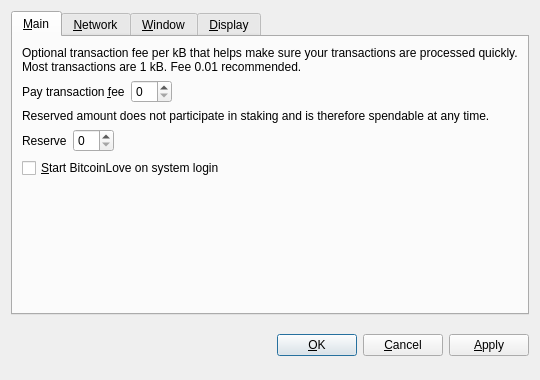
<?xml version="1.0" encoding="UTF-8"?>
<ui version="4.0">
 <class>OptionsDialog</class>
 <widget class="QDialog" name="OptionsDialog">
  <property name="geometry">
   <rect>
    <x>0</x>
    <y>0</y>
    <width>540</width>
    <height>380</height>
   </rect>
  </property>
  <property name="windowTitle">
   <string>Options</string>
  </property>
  <property name="modal">
   <bool>true</bool>
  </property>
  <layout class="QVBoxLayout" name="verticalLayout">
   <item>
    <widget class="QTabWidget" name="tabWidget">
     <property name="tabPosition">
      <enum>QTabWidget::North</enum>
     </property>
     <property name="currentIndex">
      <number>0</number>
     </property>
     <widget class="QWidget" name="tabMain">
      <attribute name="title">
       <string>&amp;Main</string>
      </attribute>
      <layout class="QVBoxLayout" name="verticalLayout_Main">
       <item>
        <widget class="QLabel" name="transactionFeeInfoLabel">
         <property name="text">
          <string>Optional transaction fee per kB that helps make sure your transactions are processed quickly. Most transactions are 1 kB. Fee 0.01 recommended.</string>
         </property>
         <property name="textFormat">
          <enum>Qt::PlainText</enum>
         </property>
         <property name="wordWrap">
          <bool>true</bool>
         </property>
        </widget>
       </item>
       <item>
        <layout class="QHBoxLayout" name="horizontalLayoutFee">
         <item>
          <widget class="QLabel" name="transactionFeeLabel">
           <property name="text">
            <string>Pay transaction &amp;fee</string>
           </property>
           <property name="textFormat">
            <enum>Qt::PlainText</enum>
           </property>
           <property name="buddy">
            <cstring>transactionFee</cstring>
           </property>
          </widget>
         </item>
         <item>
          <widget class="BitcoinAmountField" name="transactionFee"/>
         </item>
         <item>
          <spacer name="horizontalSpacerFee">
           <property name="orientation">
            <enum>Qt::Horizontal</enum>
           </property>
           <property name="sizeHint" stdset="0">
            <size>
             <width>40</width>
             <height>20</height>
            </size>
           </property>
          </spacer>
         </item>
        </layout>
       </item>
       <item>
        <widget class="QLabel" name="reserveBalanceInfoLabel">
         <property name="text">
          <string>Reserved amount does not participate in staking and is therefore spendable at any time.</string>
         </property>
         <property name="textFormat">
          <enum>Qt::PlainText</enum>
         </property>
         <property name="wordWrap">
          <bool>true</bool>
         </property>
        </widget>
       </item>
       <item>
        <layout class="QHBoxLayout" name="horizontalLayoutReserveBalance">
         <item>
          <widget class="QLabel" name="reserveBalanceLabel">
           <property name="text">
            <string>Reserve</string>
           </property>
           <property name="textFormat">
            <enum>Qt::PlainText</enum>
           </property>
           <property name="buddy">
            <cstring>reserveBalance</cstring>
           </property>
          </widget>
         </item>
         <item>
          <widget class="BitcoinAmountField" name="reserveBalance"/>
         </item>
         <item>
          <spacer name="horizontalSpacerReserveBalance">
           <property name="orientation">
            <enum>Qt::Horizontal</enum>
           </property>
           <property name="sizeHint" stdset="0">
            <size>
             <width>40</width>
             <height>20</height>
            </size>
           </property>
          </spacer>
         </item>
        </layout>
       </item>
       <item>
        <widget class="QCheckBox" name="bitcoinAtStartup">
         <property name="toolTip">
          <string>Automatically start BitcoinLove after logging in to the system.</string>
         </property>
         <property name="text">
          <string>&amp;Start BitcoinLove on system login</string>
         </property>
        </widget>
       </item>
       <item>
        <spacer name="verticalSpacer_Main">
         <property name="orientation">
          <enum>Qt::Vertical</enum>
         </property>
         <property name="sizeHint" stdset="0">
          <size>
           <width>20</width>
           <height>40</height>
          </size>
         </property>
        </spacer>
       </item>
      </layout>
     </widget>
     <widget class="QWidget" name="tabNetwork">
      <attribute name="title">
       <string>&amp;Network</string>
      </attribute>
      <layout class="QVBoxLayout" name="verticalLayout_Network">
       <item>
        <widget class="QCheckBox" name="mapPortUpnp">
         <property name="toolTip">
          <string>Automatically open the BitcoinLove client port on the router. This only works when your router supports UPnP and it is enabled.</string>
         </property>
         <property name="text">
          <string>Map port using &amp;UPnP</string>
         </property>
        </widget>
       </item>
       <item>
        <widget class="QCheckBox" name="connectSocks">
         <property name="toolTip">
          <string>Connect to the BitcoinLove network through a SOCKS proxy (e.g. when connecting through Tor).</string>
         </property>
         <property name="text">
          <string>&amp;Connect through SOCKS proxy:</string>
         </property>
        </widget>
       </item>
       <item>
        <layout class="QHBoxLayout" name="horizontalLayout_Network">
         <item>
          <widget class="QLabel" name="proxyIpLabel">
           <property name="text">
            <string>Proxy &amp;IP:</string>
           </property>
           <property name="textFormat">
            <enum>Qt::PlainText</enum>
           </property>
           <property name="buddy">
            <cstring>proxyIp</cstring>
           </property>
          </widget>
         </item>
         <item>
          <widget class="QValidatedLineEdit" name="proxyIp">
           <property name="maximumSize">
            <size>
             <width>140</width>
             <height>16777215</height>
            </size>
           </property>
           <property name="toolTip">
            <string>IP address of the proxy (e.g. 127.0.0.1)</string>
           </property>
          </widget>
         </item>
         <item>
          <widget class="QLabel" name="proxyPortLabel">
           <property name="text">
            <string>&amp;Port:</string>
           </property>
           <property name="textFormat">
            <enum>Qt::PlainText</enum>
           </property>
           <property name="buddy">
            <cstring>proxyPort</cstring>
           </property>
          </widget>
         </item>
         <item>
          <widget class="QLineEdit" name="proxyPort">
           <property name="maximumSize">
            <size>
             <width>55</width>
             <height>16777215</height>
            </size>
           </property>
           <property name="toolTip">
            <string>Port of the proxy (e.g. 9050)</string>
           </property>
          </widget>
         </item>
         <item>
          <widget class="QLabel" name="socksVersionLabel">
           <property name="text">
            <string>SOCKS &amp;Version:</string>
           </property>
           <property name="textFormat">
            <enum>Qt::PlainText</enum>
           </property>
           <property name="buddy">
            <cstring>socksVersion</cstring>
           </property>
          </widget>
         </item>
         <item>
          <widget class="QValueComboBox" name="socksVersion">
           <property name="toolTip">
            <string>SOCKS version of the proxy (e.g. 5)</string>
           </property>
          </widget>
         </item>
         <item>
          <spacer name="horizontalSpacer_Network">
           <property name="orientation">
            <enum>Qt::Horizontal</enum>
           </property>
           <property name="sizeHint" stdset="0">
            <size>
             <width>40</width>
             <height>20</height>
            </size>
           </property>
          </spacer>
         </item>
        </layout>
       </item>
       <item>
        <spacer name="verticalSpacer_Network">
         <property name="orientation">
          <enum>Qt::Vertical</enum>
         </property>
         <property name="sizeHint" stdset="0">
          <size>
           <width>20</width>
           <height>40</height>
          </size>
         </property>
        </spacer>
       </item>
      </layout>
     </widget>
     <widget class="QWidget" name="tabWindow">
      <attribute name="title">
       <string>&amp;Window</string>
      </attribute>
      <layout class="QVBoxLayout" name="verticalLayout_Window">
       <item>
        <widget class="QCheckBox" name="minimizeToTray">
         <property name="toolTip">
          <string>Show only a tray icon after minimizing the window.</string>
         </property>
         <property name="text">
          <string>&amp;Minimize to the tray instead of the taskbar</string>
         </property>
        </widget>
       </item>
       <item>
        <widget class="QCheckBox" name="minimizeOnClose">
         <property name="toolTip">
          <string>Minimize instead of exit the application when the window is closed. When this option is enabled, the application will be closed only after selecting Quit in the menu.</string>
         </property>
         <property name="text">
          <string>M&amp;inimize on close</string>
         </property>
        </widget>
       </item>
       <item>
        <spacer name="verticalSpacer_Window">
         <property name="orientation">
          <enum>Qt::Vertical</enum>
         </property>
         <property name="sizeHint" stdset="0">
          <size>
           <width>20</width>
           <height>40</height>
          </size>
         </property>
        </spacer>
       </item>
      </layout>
     </widget>
     <widget class="QWidget" name="tabDisplay">
      <attribute name="title">
       <string>&amp;Display</string>
      </attribute>
      <layout class="QVBoxLayout" name="verticalLayout_Display">
       <item>
        <layout class="QHBoxLayout" name="horizontalLayout_1_Display">
         <item>
          <widget class="QLabel" name="langLabel">
           <property name="text">
            <string>User Interface &amp;language:</string>
           </property>
           <property name="textFormat">
            <enum>Qt::PlainText</enum>
           </property>
           <property name="buddy">
            <cstring>lang</cstring>
           </property>
          </widget>
         </item>
         <item>
          <widget class="QValueComboBox" name="lang">
           <property name="toolTip">
            <string>The user interface language can be set here. This setting will take effect after restarting BitcoinLove.</string>
           </property>
          </widget>
         </item>
        </layout>
       </item>
       <item>
        <layout class="QHBoxLayout" name="horizontalLayout_2_Display">
         <item>
          <widget class="QLabel" name="unitLabel">
           <property name="text">
            <string>&amp;Unit to show amounts in:</string>
           </property>
           <property name="textFormat">
            <enum>Qt::PlainText</enum>
           </property>
           <property name="buddy">
            <cstring>unit</cstring>
           </property>
          </widget>
         </item>
         <item>
          <widget class="QValueComboBox" name="unit">
           <property name="toolTip">
            <string>Choose the default subdivision unit to show in the interface and when sending coins.</string>
           </property>
          </widget>
         </item>
        </layout>
       </item>
       <item>
        <widget class="QCheckBox" name="displayAddresses">
         <property name="toolTip">
          <string>Whether to show BitcoinLove addresses in the transaction list or not.</string>
         </property>
         <property name="text">
          <string>&amp;Display addresses in transaction list</string>
         </property>
        </widget>
       </item>
       <item>
        <widget class="QCheckBox" name="coinControlFeatures">
         <property name="toolTip">
          <string>Whether to show coin control features or not.</string>
         </property>
         <property name="text">
          <string>Display coin &amp;control features (experts only!)</string>
         </property>
        </widget>
       </item>
       <item>
        <spacer name="verticalSpacer_Display">
         <property name="orientation">
          <enum>Qt::Vertical</enum>
         </property>
         <property name="sizeHint" stdset="0">
          <size>
           <width>20</width>
           <height>40</height>
          </size>
         </property>
        </spacer>
       </item>
      </layout>
     </widget>
    </widget>
   </item>
   <item>
    <layout class="QHBoxLayout" name="horizontalLayout_Buttons">
     <item>
      <spacer name="horizontalSpacer_1">
       <property name="orientation">
        <enum>Qt::Horizontal</enum>
       </property>
       <property name="sizeHint" stdset="0">
        <size>
         <width>40</width>
         <height>48</height>
        </size>
       </property>
      </spacer>
     </item>
     <item>
      <widget class="QLabel" name="statusLabel">
       <property name="font">
        <font>
         <weight>75</weight>
         <bold>true</bold>
        </font>
       </property>
       <property name="text">
        <string/>
       </property>
       <property name="textFormat">
        <enum>Qt::PlainText</enum>
       </property>
       <property name="wordWrap">
        <bool>true</bool>
       </property>
      </widget>
     </item>
     <item>
      <spacer name="horizontalSpacer_2">
       <property name="orientation">
        <enum>Qt::Horizontal</enum>
       </property>
       <property name="sizeHint" stdset="0">
        <size>
         <width>40</width>
         <height>48</height>
        </size>
       </property>
      </spacer>
     </item>
     <item>
      <widget class="QPushButton" name="okButton">
       <property name="text">
        <string>&amp;OK</string>
       </property>
      </widget>
     </item>
     <item>
      <widget class="QPushButton" name="cancelButton">
       <property name="text">
        <string>&amp;Cancel</string>
       </property>
       <property name="autoDefault">
        <bool>false</bool>
       </property>
      </widget>
     </item>
     <item>
      <widget class="QPushButton" name="applyButton">
       <property name="text">
        <string>&amp;Apply</string>
       </property>
       <property name="autoDefault">
        <bool>false</bool>
       </property>
      </widget>
     </item>
    </layout>
   </item>
  </layout>
 </widget>
 <customwidgets>
  <customwidget>
   <class>BitcoinAmountField</class>
   <extends>QSpinBox</extends>
   <header>bitcoinamountfield.h</header>
  </customwidget>
  <customwidget>
   <class>QValueComboBox</class>
   <extends>QComboBox</extends>
   <header>qvaluecombobox.h</header>
  </customwidget>
  <customwidget>
   <class>QValidatedLineEdit</class>
   <extends>QLineEdit</extends>
   <header>qvalidatedlineedit.h</header>
  </customwidget>
 </customwidgets>
 <resources/>
 <connections/>
</ui>
